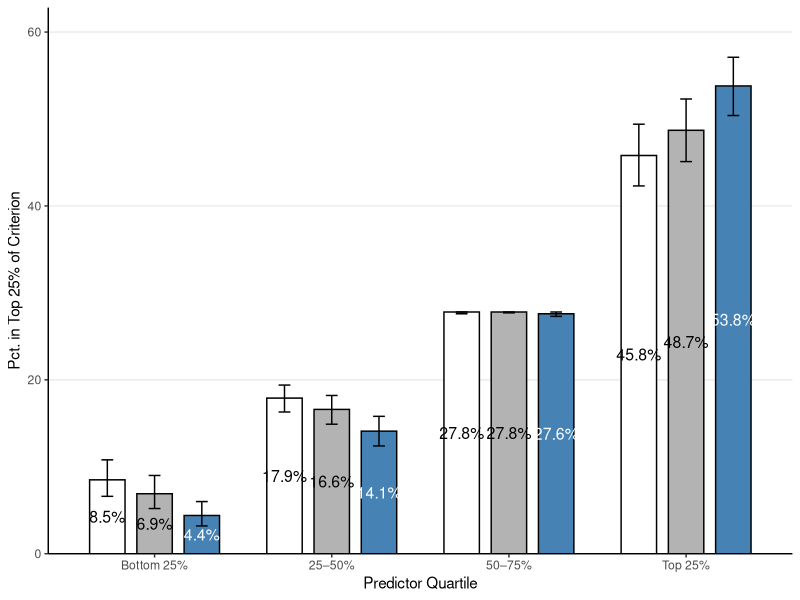

Source code (R):
#–– 1. Load required libraries ––
library(mvtnorm)   # for pmvnorm integration
library(ggplot2)   # for plotting

#–– 2. Define Expectancyfunc exactly as in Cucina et al. ––
Expectancyfunc <- function(Validity,
                           PredLowerCut, PredUpperCut,
                           CritLowerCut, CritUpperCut) {
  mean <- c(0, 0)
  lower <- c(PredLowerCut, CritLowerCut)
  upper <- c(PredUpperCut, CritUpperCut)
  corr <- diag(2)
  corr[lower.tri(corr)] <- Validity
  corr[upper.tri(corr)] <- Validity
  jtprob <- pmvnorm(
    lower     = lower,
    upper     = upper,
    mean      = mean,
    sigma     = corr,
    algorithm = Miwa(steps = 128)
  )
  xprob <- pnorm(PredUpperCut) - pnorm(PredLowerCut)
  round(100 * as.numeric(jtprob) / xprob, 1)
}

#–– 3. Define quartile cut-offs and labels ––
quartileCuts   <- c(-Inf,
                    qnorm(0.25),  # 25th percentile ≈ –0.6745
                    qnorm(0.50),  # 50th percentile = 0
                    qnorm(0.75),  # 75th percentile ≈ +0.6745
                    Inf)
quartile_labels <- c("Bottom 25%", "25–50%", "50–75%", "Top 25%")
pct75 <- qnorm(0.75)   # criterion cutoff: top 25%

#–– 4. Validity coefficients for each adjustment ––
validities <- c(
  "Uncorrected"      = 0.457,  # raw Pearson r
  "Reliability only" = 0.511,  # corr. for criterion unreliability
  "Full correction"  = 0.600   # corr. for unreliability & range restriction
)

#–– 5. CI parameters (Fisher’s z, n = 500 for visibility) ––
n_ci   <- 500     # meta-analytic n set to 500 for discernible CIs
alpha  <- 0.05    # 95% CI
n_sims <- 5000    # Monte Carlo draws

#–– 6. Silent wrapper to suppress Expectancyfunc prints ––
silent_expectancy <- function(...) {
  capture.output(val <- Expectancyfunc(...))
  val
}

#–– 7. Function to compute point estimate + 95% CI ––
get_exp_ci <- function(rho, pl, pu, cl, cu) {
  # Fisher’s z transform and se
  z0   <- atanh(rho)
  se_z <- 1 / sqrt(n_ci - 3)
  # simulate z, back-transform to r
  z_samps <- rnorm(n_sims, mean = z0, sd = se_z)
  r_samps <- tanh(z_samps)
  # compute simulated expectancies
  exp_samps <- sapply(r_samps, function(r) 
    silent_expectancy(r, pl, pu, cl, cu)
  )
  # point estimate
  pt <- silent_expectancy(rho, pl, pu, cl, cu)
  # 95% CI bounds
  ci <- quantile(exp_samps, probs = c(alpha/2, 1 - alpha/2), na.rm = TRUE)
  c(pt = pt, lower = ci[1], upper = ci[2])
}

#–– 8. Build data frame of all expectancies + CIs ––
df_all <- do.call(rbind, lapply(names(validities), function(adj) {
  rho    <- validities[adj]
  ci_mat <- t(sapply(1:4, function(i) 
    get_exp_ci(rho,
               quartileCuts[i], quartileCuts[i+1],  # predictor quartile
               pct75,             Inf)              # criterion = top 25%
  ))
  colnames(ci_mat) <- c("pt", "lower", "upper")
  data.frame(
    Quartile   = factor(quartile_labels, levels = quartile_labels),
    Adjustment = adj,
    Expectancy = ci_mat[, "pt"],    # point estimates
    CI_low     = ci_mat[, "lower"], # lower 95% bound
    CI_high    = ci_mat[, "upper"], # upper 95% bound
    stringsAsFactors = FALSE
  )
}))
df_all$Adjustment <- factor(df_all$Adjustment, levels = names(validities))

#–– 9. Define bar fill and text colors ––
fill_colors <- c(
  "Uncorrected"      = "white",
  "Reliability only" = "grey70",
  "Full correction"  = "steelblue"
)
df_all$text_color <- ifelse(df_all$Adjustment == "Full correction",
                            "white", "black")

#–– 10. Plot grouped bar chart with 95% CIs ––
ggplot(df_all, aes(x = Quartile, y = Expectancy, fill = Adjustment)) +
  geom_col(position = position_dodge(width = 0.8),
           width = 0.6, color = "black") +            # bars with outline
  geom_errorbar(aes(ymin = CI_low, ymax = CI_high),
                position = position_dodge(width = 0.8),
                width = 0.2) +                         # CI error bars
  geom_text(aes(label = paste0(Expectancy, "%"),
                y     = Expectancy / 2,
                color = text_color),
            position = position_dodge(width = 0.8),
            size = 4, show.legend = FALSE) +           # centered percent labels
  scale_fill_manual(values = fill_colors, guide = FALSE) + # white/grey/blue fills, no legend
  scale_color_identity() +
  scale_y_continuous(expand = c(0, 0),
                     limits = c(0, max(df_all$CI_high) * 1.1)) +
  labs(
    x = "Predictor Quartile",
    y = "Pct. in Top 25% of Criterion"
  ) +
  theme_classic() +
  theme(
    panel.grid.major.y = element_line(),   # keep horizontal grid lines
    panel.grid.major.x = element_blank(),  # remove vertical grid lines
    panel.grid.minor   = element_blank(),  # remove minor grid lines
    axis.line          = element_line()     # solid x & y axes
  )
